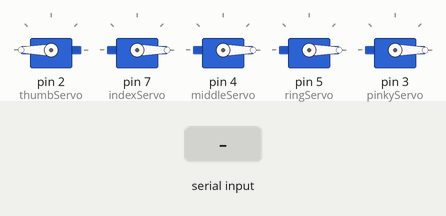
A sketch run on a simulated Arduino Uno, built with avr-gcc and run on an emulated ATmega328P. On the bench: 5 × servo. Inputs (shaded band) come from the test bench.

Above: at 1.2 s.
1.3 s: "90,45\n" received over Serial
At 1.7 s:
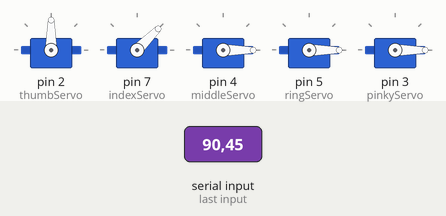
2.8 s: "30,150\n" received over Serial
At 4.0 s:
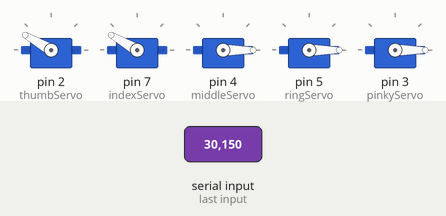
4.3 s: "5\n" received over Serial
At 5.1 s:
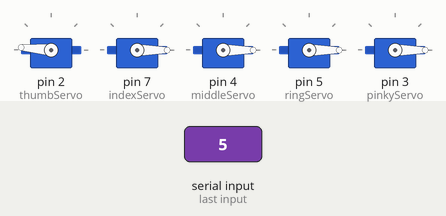
5.8 s: "90\n" received over Serial
At 6.2 s:
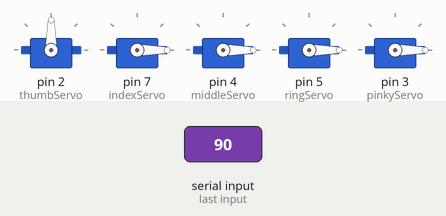
7.3 s: "200\n" received over Serial
At 8.5 s:
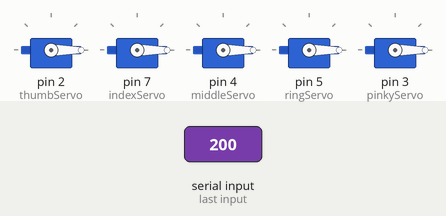
8.8 s: "1,90\n" received over Serial
At 9.8 s:
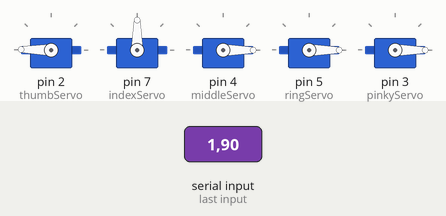
Timing chart, 0 to 11.3 s (numbered marks = the images above; inputs shaded):
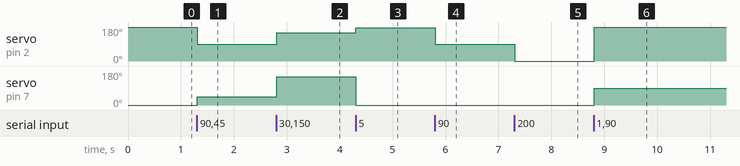

The sketch:

maincodehand.ino
```cpp
#include <Servo.h>

Servo thumbServo, indexServo, middleServo, ringServo, pinkyServo;

void setup() {
  Serial.begin(9600);
  thumbServo.attach(2);  // Pin for thumb servo
  indexServo.attach(7);  // Pin for index finger servo
  middleServo.attach(4); // Pin for middle finger servo
  ringServo.attach(5);   // Pin for ring finger servo
  pinkyServo.attach(3); // Pin for pinky finger servo
  thumbServo.write(180-0);  // Pin for thumb servo
  indexServo.write(0);  // Pin for index finger servo
  middleServo.write(0); // Pin for middle finger servo
  ringServo.write(0);   // Pin for ring finger servo
  pinkyServo.write(0);
}

void loop() {
  if (Serial.available()) {
    String data = Serial.readStringUntil('\n'); // Read the incoming data until newline
    int commaIndex[4]; // To store positions of commas
    int angles[5] = {0}; // Array to store angles

    // Extract angles from the received data
    for (int i = 0; i < 5; i++) {
      commaIndex[i] = data.indexOf(',', i == 0 ? 0 : commaIndex[i - 1] + 1);
      if (commaIndex[i] == -1) {
        angles[i] = data.substring(i == 0 ? 0 : commaIndex[i - 1] + 1).toInt();
        break;
      } else {
        angles[i] = data.substring(i == 0 ? 0 : commaIndex[i - 1] + 1, commaIndex[i]).toInt();
      }
    }

    // Move servos to the received angles
    thumbServo.write(180-angles[0]);
    indexServo.write(angles[1]);
    middleServo.write(angles[2]);
    ringServo.write(angles[3]);
    pinkyServo.write(angles[4]);
  }
}
```

Measured:
- after the input at 1.3 s, servo on pin 2 (thumbServo): 180° → 90° at once; servo on pin 7 (indexServo): 0° → 45° at once
- after the input at 2.8 s, servo on pin 2 (thumbServo): 90° → 150° at once; servo on pin 7 (indexServo): 45° → 150° at once
- after the input at 4.3 s, servo on pin 2 (thumbServo): 150° → 175° at once; servo on pin 7 (indexServo): 150° → 0° at once
- after the input at 5.8 s, servo on pin 2 (thumbServo): 175° → 90° at once
- after the input at 7.3 s, servo on pin 2 (thumbServo): 90° → 0° at once
- after the input at 8.8 s, servo on pin 2 (thumbServo): 0° → 179° at once; servo on pin 7 (indexServo): 0° → 90° at once
